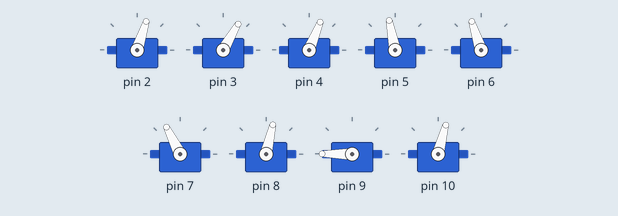
Recording of a sketch running on a simulated Arduino Uno, built with avr-gcc and run on an emulated ATmega328P. Shown: 9 × servo. What the sketch prints to the serial monitor is not drawn.

Above: at 6.4 s.
At 11.6 s:
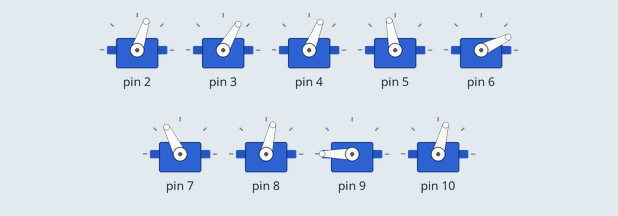
At 18.5 s:
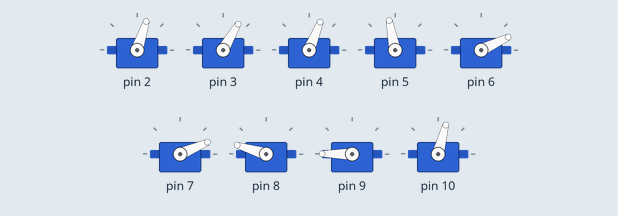
At 26.4 s:
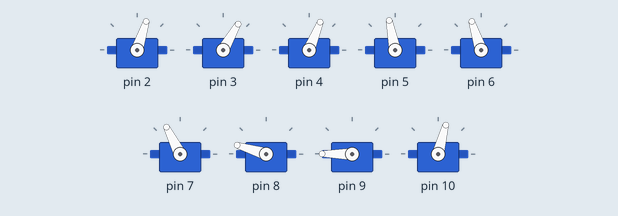
At 28.1 s:
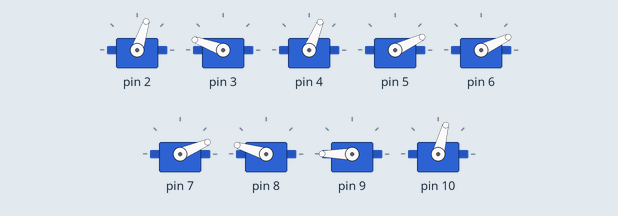
At 35.4 s:
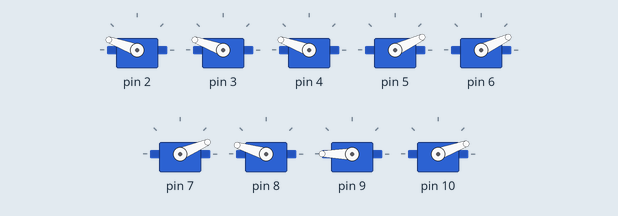
Timing chart, 0 to 36.9 s (numbered marks = the images above):
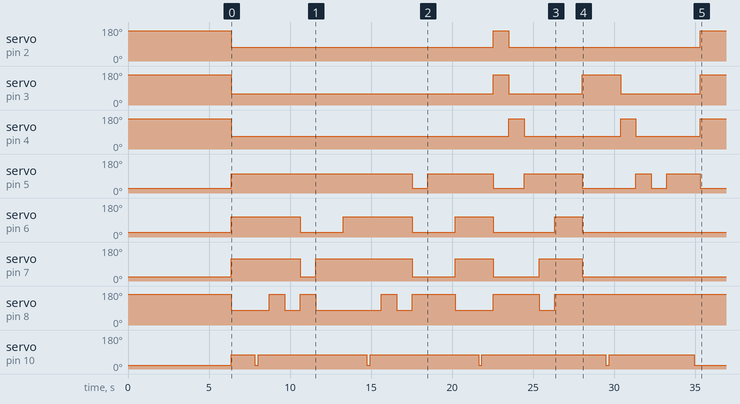

The sketch:

SHBR.ino
```cpp
#include <Servo.h>
//#include <stdexcept>
Servo SNote0, SNote1, SNote2, SNote3, SNote4, SNote5, SNote6, SNote7, SAir;

Servo ServoArray[] = {SNote0, SNote1, SNote2, SNote3, SNote4, SNote5, SNote6, SNote7, SAir};

int Note0 = 0;
int Note1 = 1;
int Note2 = 2;
int Note3 = 3;
int Note4 = 4;
int Note5 = 5;
int Note6 = 6;
int Note7 = 7;
int Air = 8;

int Note0_ON = 72; // intitially 80
int Note1_ON = 60; // initially 68
int Note2_ON = 68; // inititially 76
int Note3_ON = 101; // initially 91
int Note4_ON = 108; // initially 98
int Note5_ON = 117; // init 107
int Note6_ON = 77; // init 87
int Note7_ON = 79; // init 89
int Air_ON = 75; // initially 114

int OnArray[] = {Note0_ON, Note1_ON, Note2_ON, Note3_ON, Note4_ON, Note5_ON, Note6_ON, Note7_ON, Air_ON};

int Note0_OFF = 160;
int Note1_OFF = 160;
int Note2_OFF = 160;
int Note3_OFF = 25;
int Note4_OFF = 25;
int Note5_OFF = 23;
int Note6_OFF = 163;
int Note7_OFF = 180;
int Air_OFF = 20;

int OffArray[] = {Note0_OFF, Note1_OFF, Note2_OFF, Note3_OFF, Note4_OFF, Note5_OFF, Note6_OFF, Note7_OFF, Air_OFF};

int lowCi = 1;
int Di = 2;
int Dprimei = 21;
int Ei = 3;
int Fi = 4;
int Fsharpi = 41;
int Gi = 5;
int Ai = 6;
int Bi = 7;
int highCi = 8;

bool lowC[] = {true, true, true , true , true, true, true, true, true};
bool D[] = {true, true, true , true , true, true, true, false, true};
bool Dprime[] = {false, false, true , false , false, false, false, false, true};
bool E[] = {true, true, true , true , true, true, false, false, true};
bool F[] = {true, true, true , true , true, false, true, true, true};
bool Fsharp[] = {true, true, true , true , false, true, true, false, true};
bool G[] = {true, true, true , true , false, false, false, false, true};
bool A[] = {true, true, true , false , false, false, false, false, true};
bool B[] = {true, true, false , false , false, false, false, false, true};
bool highC[] = {true, false, true , false , false, false, false, false, true};


int song[] = {Di, Di, Ei, Di, Gi, Fsharpi, Di, Di, Ei, Di, Ai, Gi, Di, Di, Dprimei, Bi, Gi, Fsharpi, Ei, highCi, highCi, Bi, Gi, Ai, Gi};
int song_len = 25; // Fhsapr E shitty hard coded song length for right now...

bool AllON = false;
bool NoteFlag = false;

unsigned long Now = 0;
unsigned long Last = 0;
unsigned long period = 1000;

void setup() {
  Serial.begin(9600);
  ServoArray[Note0].attach(2);
  ServoArray[Note1].attach(3);
  ServoArray[Note2].attach(4);
  ServoArray[Note3].attach(5);
  ServoArray[Note4].attach(6);
  ServoArray[Note5].attach(7);
  ServoArray[Note6].attach(8);
  ServoArray[Note7].attach(9);
  ServoArray[Air].attach(10);

  ServoArray[Note0].write(Note0_OFF);
  ServoArray[Note1].write(Note1_OFF);
  ServoArray[Note2].write(Note2_OFF);
  ServoArray[Note3].write(Note3_OFF);
  ServoArray[Note4].write(Note4_OFF);
  ServoArray[Note5].write(Note5_OFF);
  ServoArray[Note6].write(Note6_OFF);
  ServoArray[Note7].write(Note7_OFF);
  ServoArray[Air].write(Air_OFF);
  delay(1000);
  ServoArray[Air].write(Air_ON);
}

void loop() {
  Now = millis(); // update clock time

  //  Serial.print("notes in song:");
  //  Serial.println(song_len);


  ALLOFF();
  delay(5000);
  for (int s = 0; s < song_len; s++) {
    if (s == 5 || s == 11 || s == 18 || s == 24) {
      PlayNote(song[s], 2, false);
    }
    else if (s == 1 || s == 7 || s == 13 || s == 20) {
      PlayNote(song[s], 1, true);
    }
    else {
      PlayNote(song[s], 1, false);
    }
  }
}


void ALLOFF() {
  ServoArray[8].write(OffArray[8]);
  delay(375);
  for (int i = 0; i < 8; i ++) { // 8 not including air // 9 including air
    ServoArray[i].write(OffArray[i]);
  }
}

void PlayNote(int InNote, int duration, bool doub) {
  if (InNote == lowCi) {
    for (int k = 0; k < 9; k ++) {
      if (lowC[k]) {
        ServoArray[k].write(OnArray[k]);
      }
      else {
        ServoArray[k].write(OffArray[k]);
      }
    }
    Serial.print("lowC");
  }
  else if (InNote == Di) {
    for (int k = 0; k < 9; k ++) {
      if (D[k]) {
        ServoArray[k].write(OnArray[k]);
      }
      else {
        ServoArray[k].write(OffArray[k]);
      }
    }
    Serial.print("D");
  }
  else if (InNote == Ei) {
    for (int k = 0; k < 9; k ++) {
      if (E[k]) {
        ServoArray[k].write(OnArray[k]);
      }
      else {
        ServoArray[k].write(OffArray[k]);
      }
    }
    Serial.print("E");
  }
  else if (InNote == Fi) {
    for (int k = 0; k < 9; k ++) {
      if (F[k]) {
        ServoArray[k].write(OnArray[k]);
      }
      else {
        ServoArray[k].write(OffArray[k]);
      }
    }
    Serial.print("F");
  }
  else if (InNote == Fsharpi) {
    for (int k = 0; k < 9; k ++) {
      if (Fsharp[k]) {
        ServoArray[k].write(OnArray[k]);
      }
      else {
        ServoArray[k].write(OffArray[k]);
      }
    }
    Serial.print("Fsharp");
  }
  else if (InNote == Gi) {
    for (int k = 0; k < 9; k ++) {
      if (G[k]) {
        ServoArray[k].write(OnArray[k]);
      }
      else {
        ServoArray[k].write(OffArray[k]);
      }
    }
    Serial.print("G");
  }
  else if (InNote == Ai) {
    for (int k = 0; k < 9; k ++) {
      if (A[k]) {
        ServoArray[k].write(OnArray[k]);
      }
      else {
        ServoArray[k].write(OffArray[k]);
      }
    }
    Serial.print("A");
  }
  else if (InNote == Bi) {
    for (int k = 0; k < 9; k ++) {
      if (B[k]) {
        ServoArray[k].write(OnArray[k]);
      }
      else {
        ServoArray[k].write(OffArray[k]);
      }
    }
    Serial.print("B");
  }
  else if (InNote == highCi) {
    for (int k = 0; k < 9; k ++) {
      if (highC[k]) {
        ServoArray[k].write(OnArray[k]);
      }
      else {
        ServoArray[k].write(OffArray[k]);
      }
    }
    Serial.print("highC");
  }
  else if (InNote == Dprimei) {
    for (int k = 0; k < 9; k ++) {
      if (Dprime[k]) {
        ServoArray[k].write(OnArray[k]);
      }
      else {
        ServoArray[k].write(OffArray[k]);
      }
    }
    Serial.print("highC");
  }

  if (not doub) {
    delay(750 * duration);
//    ALLOFF();

  }
  else {
    delay(500);
    ServoArray[8].write(OffArray[8]); // air off
    delay(200);
    ServoArray[8].write(OnArray[8]); // air on
    delay(500);
//    ALLOFF();
  }
  delay(200);
}
```

Measured:
- by itself, servo on pin 2: 160° → 72° at 6.4 s, → 160° 16.2 s later, → 72° 0.95 s later, → 160° 11.8 s later
- by itself, servo on pin 3: goes 60° 16.2 s, 160° 0.95 s, 60° 4.6 s, 160° 2.4 s, 60° 4.9 s, then 160°
- by itself, servo on pin 4: goes 68° 17.1 s, 160° 0.95 s, 68° 6.0 s, 160° 0.95 s, 68° 4.0 s, then 160°
- by itself, servo on pin 5: 25° → 101° at 6.4 s, → 25° 11.2 s later, → 101° 0.95 s later, → 25° 4.1 s later, … (10 changes in this stretch)
- by itself, servo on pin 6: 25° → 108° at 6.4 s, → 25° 4.3 s later, → 108° 2.7 s later, → 25° 4.3 s later, … (8 changes in this stretch)
- by itself, servo on pin 7: 23° → 117° at 6.4 s, → 23° 4.3 s later, → 117° 0.95 s later, → 23° 6.0 s later, … (8 changes in this stretch)
- by itself, servo on pin 8: 163° → 77° at 6.4 s, → 163° 2.4 s later, → 77° 0.95 s later, → 163° 0.95 s later, … (12 changes in this stretch)
- by itself, servo on pin 10: 20° → 75° at 6.4 s, → 20° 1.5 s later, → 75° 0.20 s later, → 20° 6.7 s later, … (10 changes in this stretch)
